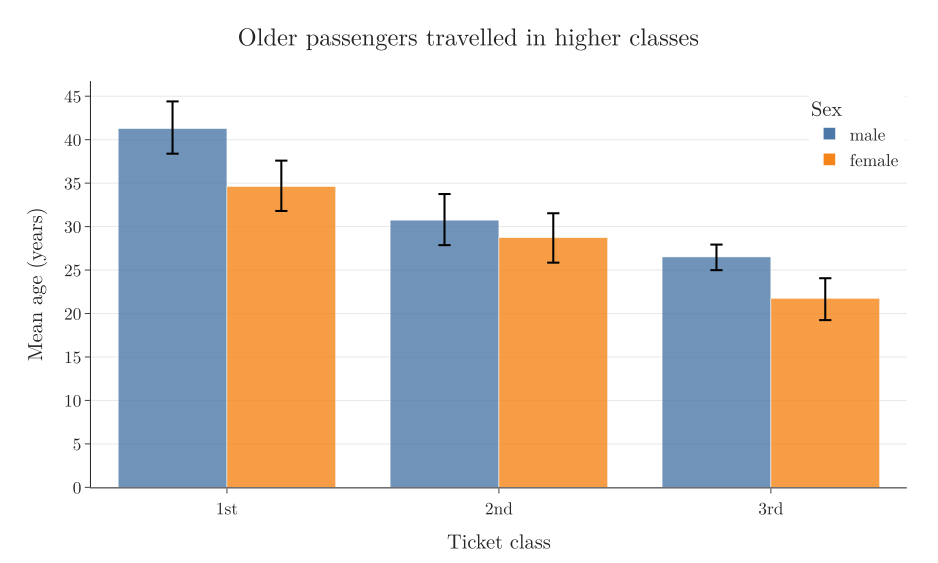

Recreate this plot in Python.
"""Titanic: mean age per class, split by sex, with 95% confidence intervals (bootstrap, as seaborn's barplot draws by default)."""
import numpy as np
import plotly.graph_objects as go
from common import load, layout, save_px, BLUE, ORANGE

t = load("titanic_train").dropna(subset=["Age"])
rng = np.random.default_rng(0)
classes = {1: "1st", 2: "2nd", 3: "3rd"}
fig = go.Figure()
for sex, colour in [("male", BLUE), ("female", ORANGE)]:
    means, lo, hi = [], [], []
    for c in classes:
        age = t.Age[(t.Sex == sex) & (t.Pclass == c)].to_numpy()
        boot = rng.choice(age, (1000, len(age))).mean(axis=1)        # 1,000 resamples of the group, mean of each
        m = age.mean()
        means.append(m), lo.append(m - np.percentile(boot, 2.5)), hi.append(np.percentile(boot, 97.5) - m)
    fig.add_bar(x=list(classes.values()), y=means, name=sex, marker=dict(color=colour, opacity=0.8),
                error_y=dict(type="data", symmetric=False, array=hi, arrayminus=lo, color="black", thickness=2, width=6))
layout(fig, "Older passengers travelled in higher classes", "Ticket class", "Mean age (years)", barmode="group",
       legend=dict(title="Sex", x=0.88, y=0.98))
fig.update_yaxes(showgrid=True)
save_px(fig, "bar_age_class")
